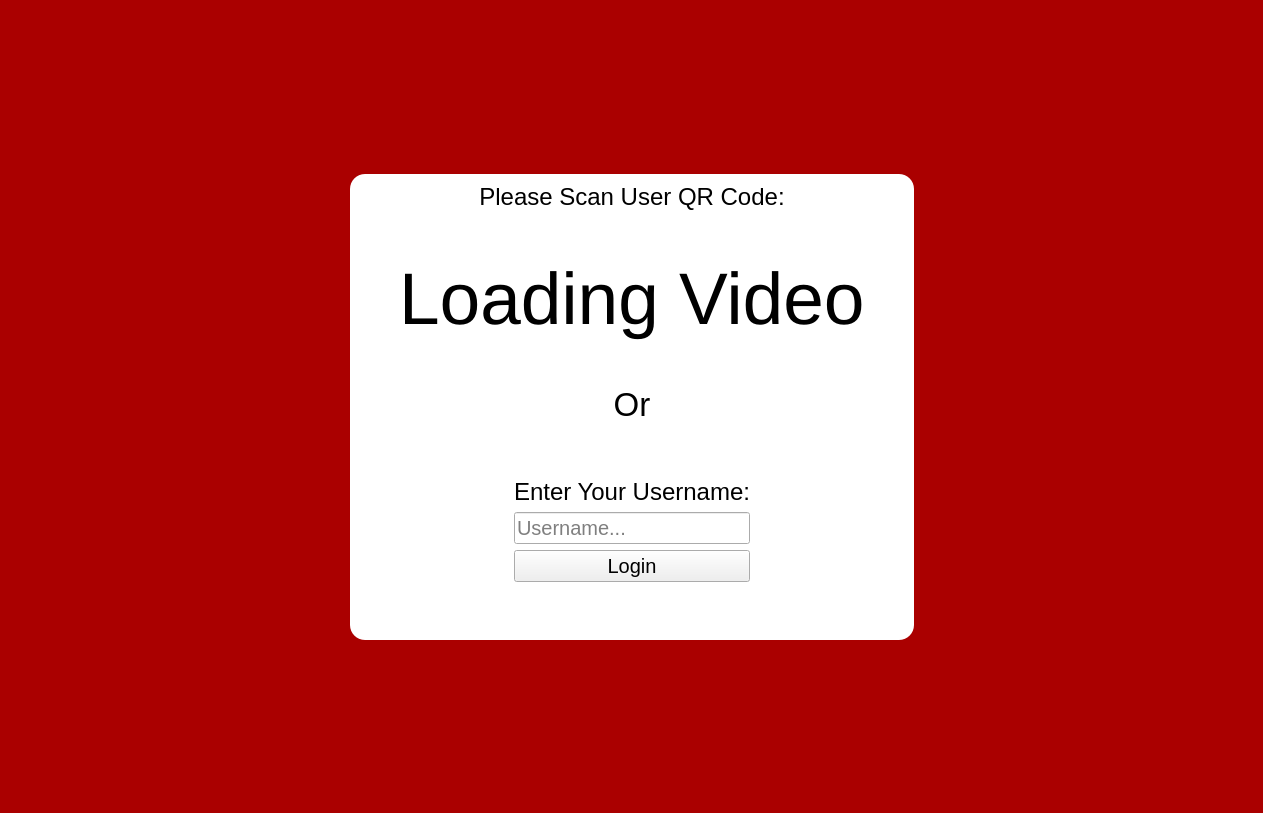
<?xml version="1.0" encoding="UTF-8"?>
<ui version="4.0">
 <class>centralwidget</class>
 <widget class="QWidget" name="centralwidget">
  <property name="geometry">
   <rect>
    <x>0</x>
    <y>0</y>
    <width>1263</width>
    <height>813</height>
   </rect>
  </property>
  <property name="sizePolicy">
   <sizepolicy hsizetype="Expanding" vsizetype="Expanding">
    <horstretch>0</horstretch>
    <verstretch>0</verstretch>
   </sizepolicy>
  </property>
  <layout class="QVBoxLayout" name="_6">
   <property name="leftMargin">
    <number>0</number>
   </property>
   <property name="topMargin">
    <number>0</number>
   </property>
   <property name="rightMargin">
    <number>0</number>
   </property>
   <property name="bottomMargin">
    <number>0</number>
   </property>
   <item>
    <widget class="QWidget" name="grid" native="true">
     <property name="styleSheet">
      <string notr="true">#grid {
       background-color: rgb(170, 0, 0);
       }
      </string>
     </property>
     <layout class="QGridLayout" name="_2">
      <item row="1" column="1">
       <widget class="QWidget" name="widget" native="true">
        <property name="sizePolicy">
         <sizepolicy hsizetype="MinimumExpanding" vsizetype="MinimumExpanding">
          <horstretch>0</horstretch>
          <verstretch>0</verstretch>
         </sizepolicy>
        </property>
        <property name="styleSheet">
         <string notr="true">#widget {
          background-color: white;
          border-radius: 15px;
          }
         </string>
        </property>
        <layout class="QVBoxLayout">
         <item>
          <layout class="QGridLayout" name="_3">
           <item row="1" column="1">
            <widget class="QLabel" name="title">
             <property name="font">
              <font>
               <pointsize>18</pointsize>
              </font>
             </property>
             <property name="text">
              <string>Please Scan User QR Code:</string>
             </property>
             <property name="alignment">
              <set>Qt::AlignCenter</set>
             </property>
            </widget>
           </item>
           <item row="3" column="2">
            <spacer name="horizontalSpacer_4">
             <property name="orientation">
              <enum>Qt::Horizontal</enum>
             </property>
             <property name="sizeHint" stdset="0">
              <size>
               <width>40</width>
               <height>20</height>
              </size>
             </property>
            </spacer>
           </item>
           <item row="3" column="0">
            <spacer name="horizontalSpacer_3">
             <property name="orientation">
              <enum>Qt::Horizontal</enum>
             </property>
             <property name="sizeHint" stdset="0">
              <size>
               <width>40</width>
               <height>20</height>
              </size>
             </property>
            </spacer>
           </item>
           <item row="2" column="1">
            <spacer name="verticalSpacer_6">
             <property name="orientation">
              <enum>Qt::Vertical</enum>
             </property>
             <property name="sizeHint" stdset="0">
              <size>
               <width>20</width>
               <height>40</height>
              </size>
             </property>
            </spacer>
           </item>
           <item row="4" column="1">
            <spacer name="verticalSpacer_5">
             <property name="orientation">
              <enum>Qt::Vertical</enum>
             </property>
             <property name="sizeHint" stdset="0">
              <size>
               <width>20</width>
               <height>40</height>
              </size>
             </property>
            </spacer>
           </item>
           <item row="3" column="1">
            <widget class="QLabel" name="video_lbl">
             <property name="font">
              <font>
               <pointsize>55</pointsize>
              </font>
             </property>
             <property name="text">
              <string>Loading Video</string>
             </property>
            </widget>
           </item>
          </layout>
         </item>
         <item>
          <widget class="QLabel" name="or">
           <property name="font">
            <font>
             <pointsize>25</pointsize>
            </font>
           </property>
           <property name="text">
            <string>Or</string>
           </property>
           <property name="alignment">
            <set>Qt::AlignCenter</set>
           </property>
          </widget>
         </item>
         <item>
          <layout class="QHBoxLayout" name="_4">
           <item>
            <spacer name="horizontalSpacer">
             <property name="orientation">
              <enum>Qt::Horizontal</enum>
             </property>
             <property name="sizeHint" stdset="0">
              <size>
               <width>40</width>
               <height>20</height>
              </size>
             </property>
            </spacer>
           </item>
           <item>
            <widget class="QWidget" name="form" native="true">
             <layout class="QVBoxLayout" name="_5">
              <item>
               <spacer name="verticalSpacer">
                <property name="orientation">
                 <enum>Qt::Vertical</enum>
                </property>
                <property name="sizeHint" stdset="0">
                 <size>
                  <width>20</width>
                  <height>40</height>
                 </size>
                </property>
               </spacer>
              </item>
              <item>
               <widget class="QLabel" name="label">
                <property name="sizePolicy">
                 <sizepolicy hsizetype="Expanding" vsizetype="Minimum">
                  <horstretch>0</horstretch>
                  <verstretch>0</verstretch>
                 </sizepolicy>
                </property>
                <property name="font">
                 <font>
                  <pointsize>18</pointsize>
                 </font>
                </property>
                <property name="text">
                 <string>Enter Your Username:</string>
                </property>
               </widget>
              </item>
              <item>
               <widget class="QLineEdit" name="username">
                <property name="font">
                 <font>
                  <pointsize>15</pointsize>
                 </font>
                </property>
                <property name="placeholderText">
                 <string>Username...</string>
                </property>
               </widget>
              </item>
              <item>
               <widget class="QPushButton" name="login_btn">
                <property name="font">
                 <font>
                  <pointsize>15</pointsize>
                 </font>
                </property>
                <property name="text">
                 <string>Login</string>
                </property>
                <property name="icon">
                 <iconset>
                  <normaloff>../assets/icons/log-in.svg</normaloff>../assets/icons/log-in.svg
                 </iconset>
                </property>
               </widget>
              </item>
              <item>
               <spacer name="verticalSpacer_2">
                <property name="orientation">
                 <enum>Qt::Vertical</enum>
                </property>
                <property name="sizeHint" stdset="0">
                 <size>
                  <width>20</width>
                  <height>40</height>
                 </size>
                </property>
               </spacer>
              </item>
             </layout>
            </widget>
           </item>
           <item>
            <spacer name="horizontalSpacer_2">
             <property name="orientation">
              <enum>Qt::Horizontal</enum>
             </property>
             <property name="sizeHint" stdset="0">
              <size>
               <width>40</width>
               <height>20</height>
              </size>
             </property>
            </spacer>
           </item>
          </layout>
         </item>
        </layout>
       </widget>
      </item>
      <item row="1" column="0">
       <spacer name="horizontalSpacer_6">
        <property name="orientation">
         <enum>Qt::Horizontal</enum>
        </property>
        <property name="sizeHint" stdset="0">
         <size>
          <width>40</width>
          <height>20</height>
         </size>
        </property>
       </spacer>
      </item>
      <item row="2" column="1">
       <spacer name="verticalSpacer_3">
        <property name="orientation">
         <enum>Qt::Vertical</enum>
        </property>
        <property name="sizeHint" stdset="0">
         <size>
          <width>20</width>
          <height>40</height>
         </size>
        </property>
       </spacer>
      </item>
      <item row="0" column="1">
       <spacer name="verticalSpacer_4">
        <property name="orientation">
         <enum>Qt::Vertical</enum>
        </property>
        <property name="sizeHint" stdset="0">
         <size>
          <width>20</width>
          <height>40</height>
         </size>
        </property>
       </spacer>
      </item>
      <item row="1" column="2">
       <spacer name="horizontalSpacer_5">
        <property name="orientation">
         <enum>Qt::Horizontal</enum>
        </property>
        <property name="sizeHint" stdset="0">
         <size>
          <width>40</width>
          <height>20</height>
         </size>
        </property>
       </spacer>
      </item>
     </layout>
    </widget>
   </item>
  </layout>
 </widget>
 <resources/>
 <connections/>
</ui>
